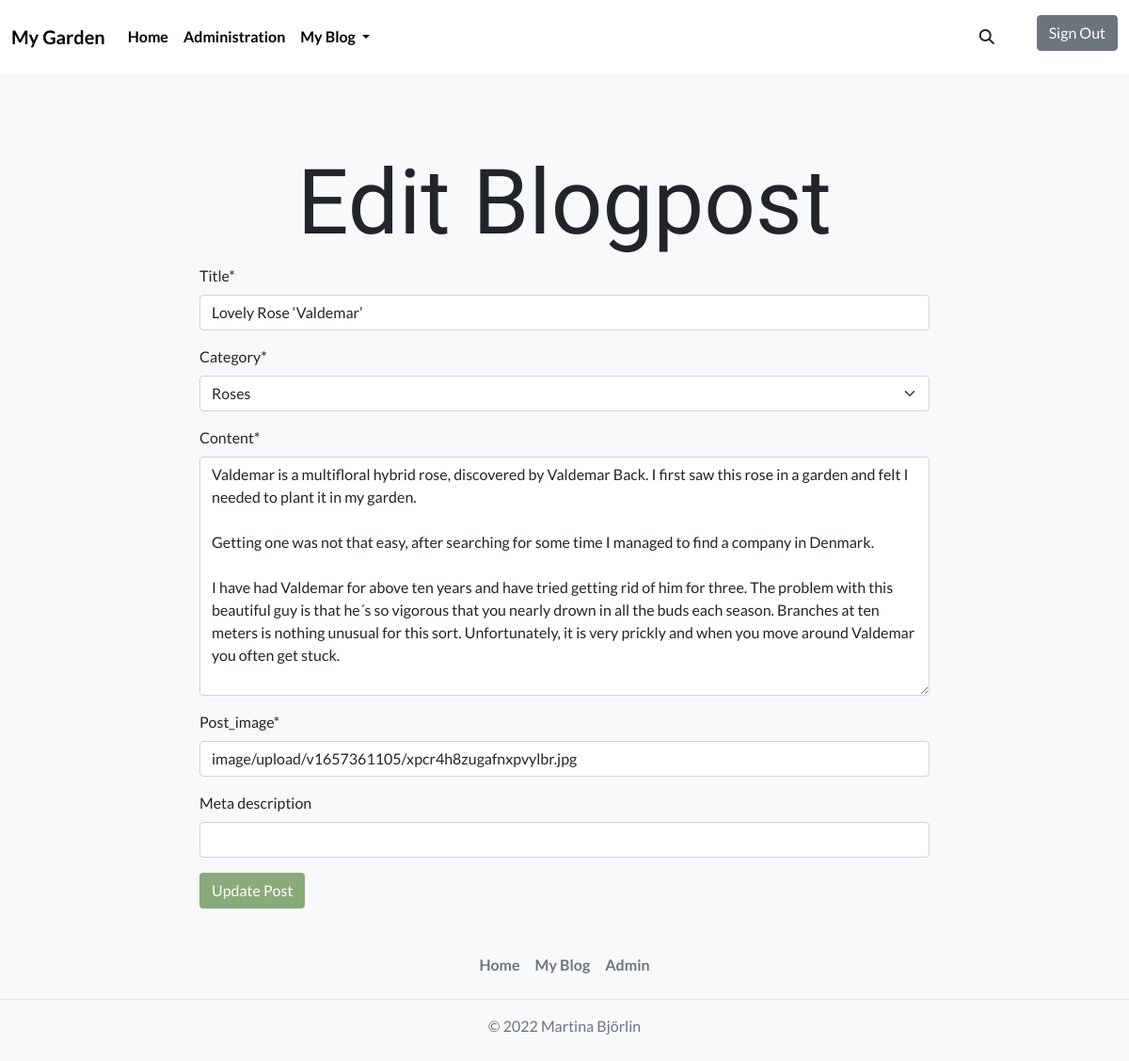
Before: /blogpost/lovely-rose-valdemar/update_post/ (signed in) with the older database file.
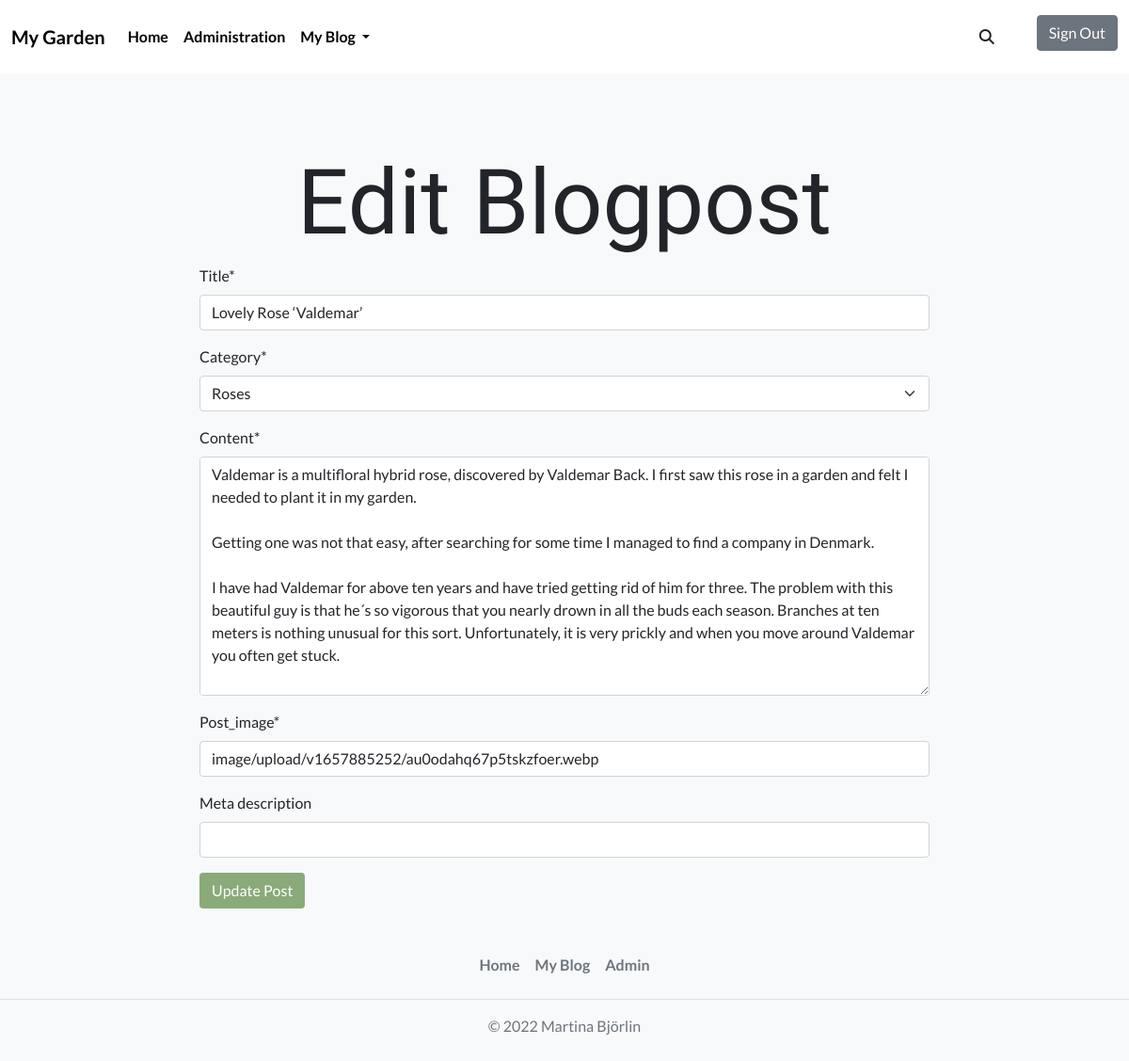
After: the same page with the newer database file.
### blog_post/models.py (models this page shows, shortened)
class Post(models.Model):
    PUBLISH_STATUS = ((0, "Draft"), (1, "Publish"))
    title = models.CharField(max_length=100)
    slug = models.SlugField(max_length=200, unique=True)
    meta_description = models.CharField(max_length=150, blank=True)
    author = models.ForeignKey(
        User,
        on_delete=models.CASCADE,
        related_name="post_author",
    )
    category = models.ForeignKey(
        Category,
        on_delete=models.CASCADE,
        related_name="post_category",
    )
    created_on = models.DateTimeField(auto_now_add=True)
    updated_on = models.DateTimeField(auto_now=True)
    content = models.TextField()
    published = models.IntegerField(choices=PUBLISH_STATUS, default=0)
    publish_date = models.DateTimeField(blank=True, null=True)
    likes = models.ManyToManyField(
        Profile, related_name="post_likes", default=[0], blank=True
    )
    number_of_likes = models.BigIntegerField(default="0")
    liked = models.BooleanField(default=False)
    post_img = CloudinaryField("post_image", default="default_image")
    class Meta:
        ordering = ["-created_on"]

### blog_post/views.py (the view, shortened to what this page needs)
# urls.py: path("<slug:slug>/update_post/", UpdatePost.as_view(), name="update_post"),
class UpdatePost(LoginRequiredMixin, UpdateView, SuccessMessageMixin):
    model = Post
    form_class = UpdateForm
    template_name = "update_post.html"
    success_message = "Your post has been succsessfully updated!"

### blog_post/forms.py
class UpdateForm(forms.ModelForm):
    class Meta:
        model = Post
        fields = (
            "title",
            "category",
            "content",
            "post_img",
            "meta_description"
            )

### blog_post/models.py (called while the page is built)
    def __str__(self):
        return f"{self.name}"

### blog_post/templates/update_post.html (shortened to what this page needs)
{% extends 'base.html' %}
{% load crispy_forms_tags %}
{% block content %}
<div class="row justify-content-center">
   <div class="col-lg-8 col-md-12 col-sm-12">
      <div class="update-post-wrapper">
         <h1 class="edit-header">Edit Blogpost</h1>
         <form method="POST" enctype="multipart/form-data">
            {{ form|crispy }}
            <div class="d-grid d-lg-block">
               <button class="btn btn-edit" type="submit" aria-label="Update the post">Update Post</button>
            </div>
         </form>
      </div>
   </div>
</div>
{% endblock %}

Changed rows visible on the page:
changed Post "Lovely Rose ‘Valdemar’": post_img "image/upload/v1657361105/xpcr4h8zugafnxpvylbr.jpg" → "image/upload/v1657885252/au0odahq67p5tskzfoer.webp"
